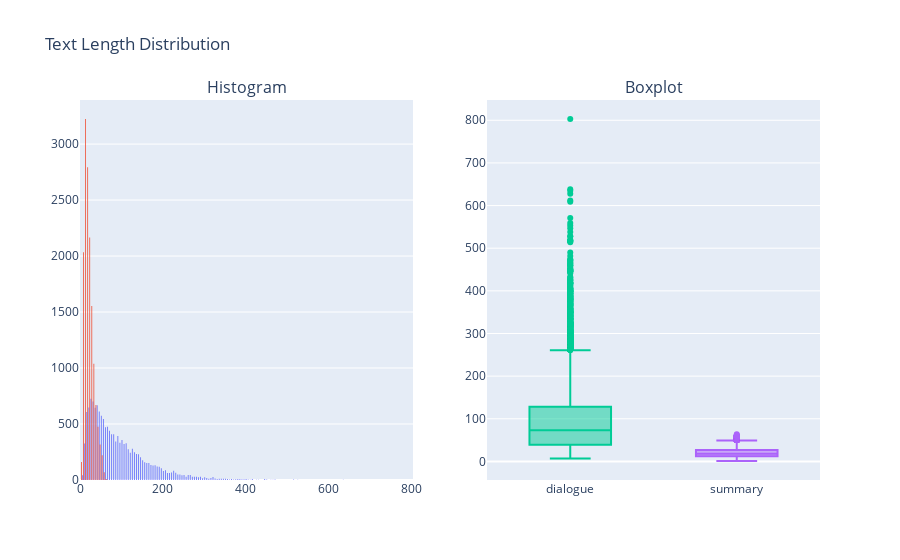

The cell this chart's notebook holds for it:
### Code cell
import pandas as pd
import plotly.graph_objects as go
from plotly.subplots import make_subplots

# Assuming you have defined your categorical_features and train DataFrame

# Function to calculate text length
def calculate_text_length(text):
    return len(str(text).split())

# Create a DataFrame to store text lengths
df_text_length = pd.DataFrame()

# Calculate text length for each feature
for feat in categorical_features:
    df_text_length[feat] = train[feat].apply(calculate_text_length)

# Create subplots
fig = make_subplots(rows=1, cols=2, subplot_titles=("Histogram", "Boxplot"))

# Adding histogram trace
for feat in categorical_features:
    fig.add_trace(go.Histogram(x=df_text_length[feat], name=feat), row=1, col=1)

# Adding boxplot trace
for feat in categorical_features:
    fig.add_trace(go.Box(y=df_text_length[feat], name=feat), row=1, col=2)

# Update layout
fig.update_layout(title_text="Text Length Distribution", showlegend=False)

# Show plot
fig.show()

### Figure 1 — Plotly figure (JSON) as saved in the notebook; plotly's stock layout.template omitted (floating-point values rounded to 4 significant figures; data arrays with more than 128 entries replaced by an {"elided": "..."} marker saying what was removed)
{"data": [{"name": "dialogue", "type": "histogram", "x": {"elided": "14731 int values"}, "xaxis": "x", "yaxis": "y"}, {"name": "summary", "type": "histogram", "x": {"elided": "14731 int values"}, "xaxis": "x", "yaxis": "y"}, {"name": "dialogue", "type": "box", "xaxis": "x2", "y": {"elided": "14731 int values"}, "yaxis": "y2"}, {"name": "summary", "type": "box", "xaxis": "x2", "y": {"elided": "14731 int values"}, "yaxis": "y2"}], "layout": {"annotations": [{"font": {"size": 16}, "showarrow": false, "text": "Histogram", "x": 0.225, "xanchor": "center", "xref": "paper", "y": 1, "yanchor": "bottom", "yref": "paper"}, {"font": {"size": 16}, "showarrow": false, "text": "Boxplot", "x": 0.775, "xanchor": "center", "xref": "paper", "y": 1, "yanchor": "bottom", "yref": "paper"}], "showlegend": false, "title": {"text": "Text Length Distribution"}, "xaxis": {"anchor": "y", "domain": [0, 0.45]}, "xaxis2": {"anchor": "y2", "domain": [0.55, 1]}, "yaxis": {"anchor": "x", "domain": [0, 1]}, "yaxis2": {"anchor": "x2", "domain": [0, 1]}}}
